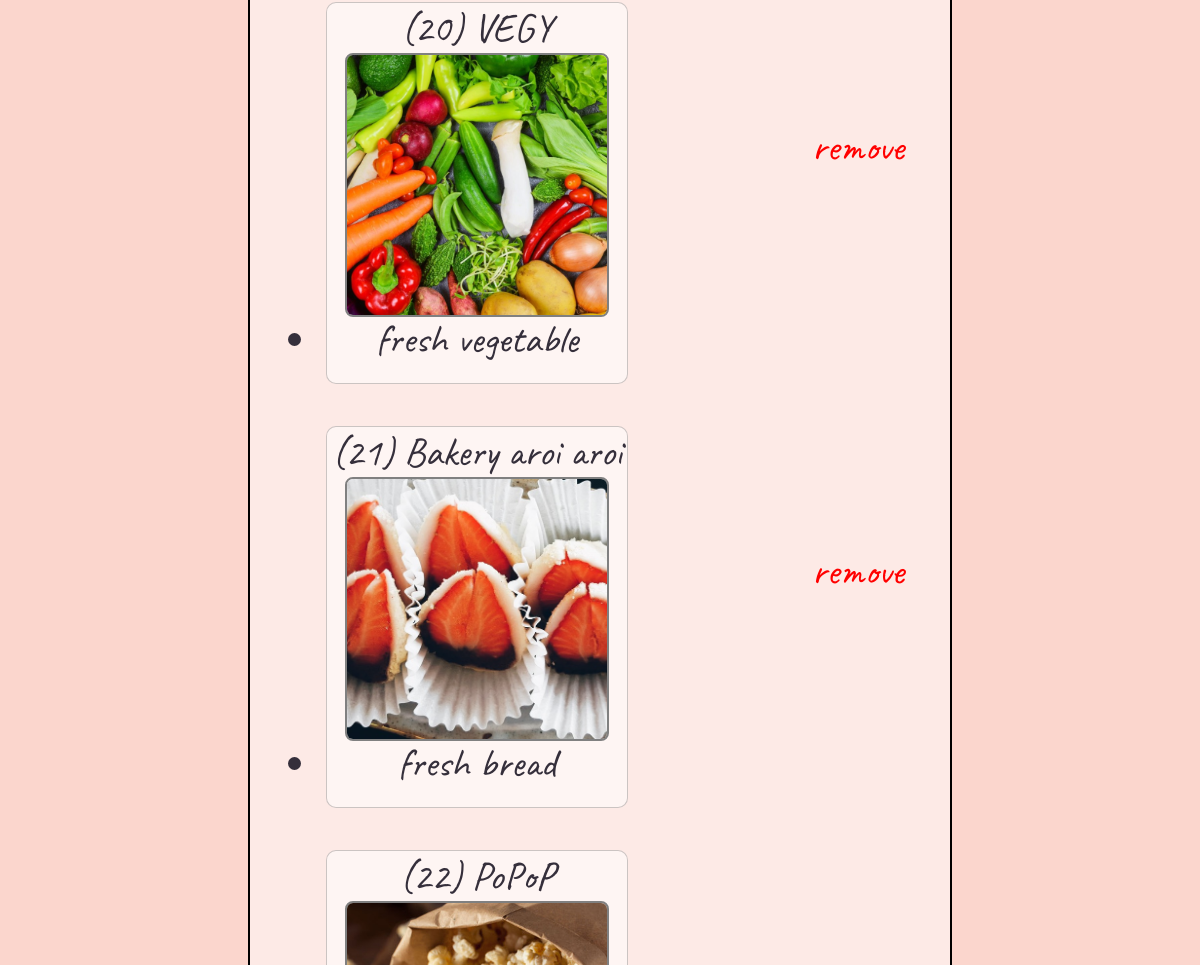
/seller/myshop/3 (middle part), run on an earlier commit of the app's database.
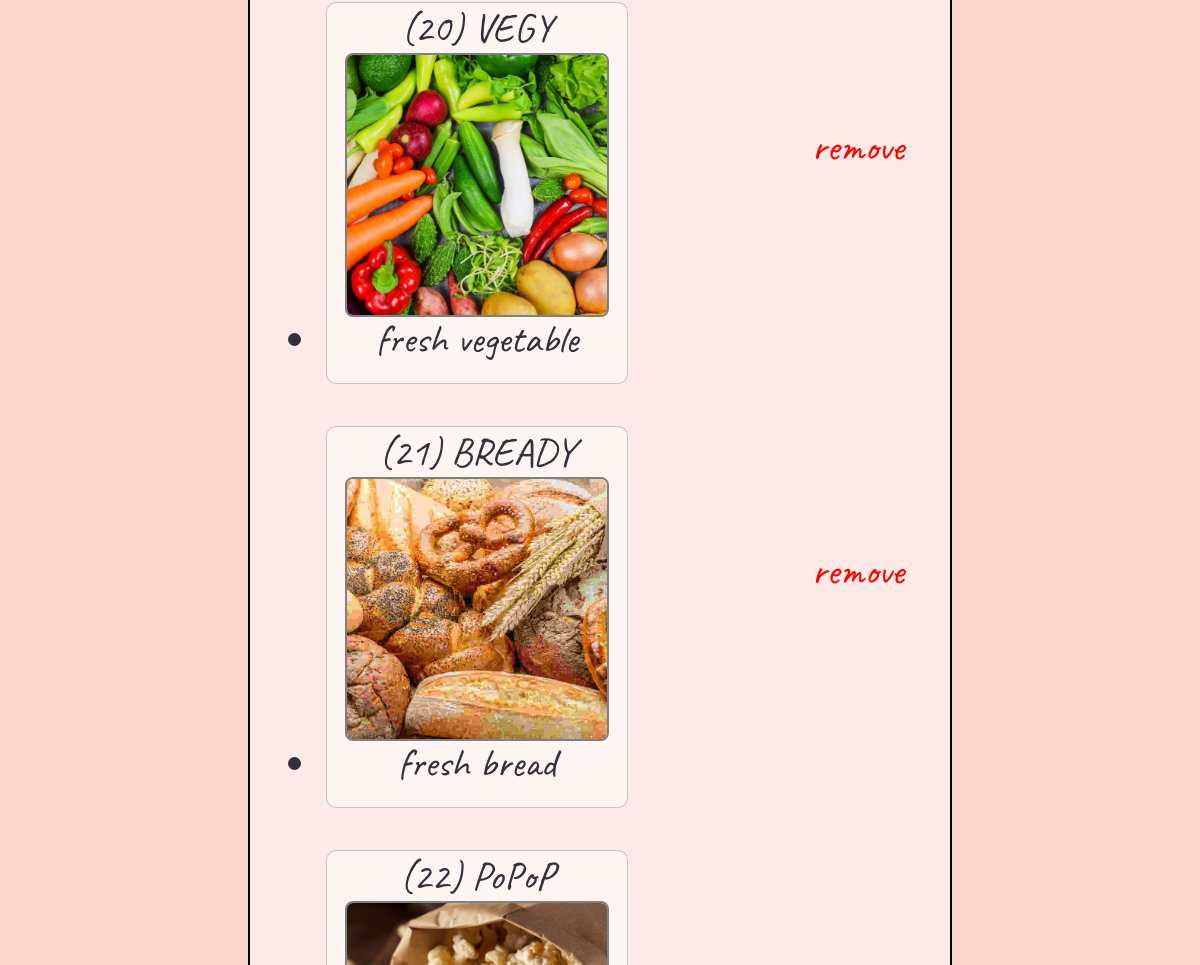
And on a later commit of the database.
### myshop/models.py (models this page shows)
class shop_detail(models.Model):
    seller_id = models.ForeignKey(seller_detail, on_delete=models.CASCADE, related_name = "shop", null=True)
    name = models.CharField(max_length=64)
    category = models.CharField(max_length=10, null=True)
    in_interact = models.CharField(max_length=100, null=True)
    ex_interact = models.CharField(max_length=64, null=True)
    shop_im = models.ImageField(upload_to='images/', default = "images/cartoon-style-cafe-front-shop-view_134830-697.webp")
    payment = models.CharField(max_length=100, null=True)
    def __str__(self):
        return f"({self.id}) {self.name}"

### myshop/views.py (the view)
# urls.py: path('', talard_view.index, name='homepage'),
def index(request, sid):
    shop = shop_detail.objects.filter(seller_id= sid)
    seller = seller_detail.objects.get(pk = sid)
    if request.method == 'POST':
        form = ShopForm(request.POST, request.FILES)
        if form.is_valid():
            newshop = form.save(commit=False)
            newshop.seller_id = seller
            newshop.save()
    else:
        form = ShopForm()
    return render(request, "myshop/myshop_index.html", {'form' : form, "shop":shop,"sid":sid})

### myshop/templates/myshop/myshop_index.html (shortened to what this page needs)
{% extends 'myshop/layout.html' %}
{% block body %}
<div class="conbox">
    <br><br>
    <ul>
    {% for s in shop %}
    <li>
        <div class="previewtalardbox">
        <a href= "{% url 'myshop' s.id %}">
        <div class="goshop"></div>
            {{ s }}
            <br><img src="{{ s.shop_im.url }}" class="shopimg"><br>
            <div class="spacetb">{{ s.ex_interact }}</div>
        </a>
        </div>
        <a href= "{% url 'delshop' s.id %}"
            onclick="
            if (confirm('Are you sure to remove your shop?')){
                return true;
            }
            else{
                event.stopPropagation();
                event.preventDefault();
            };"
            class="remove">remove</a>
    </li>
    {% empty %}
        <li>NO SHOP</li>
    {% endfor %}<br><br>
    </ul>
    <a class="logoutt" href="{% url 'seller_logout' %}">Logout</a><br><br><br>
</div>
<br><br>
{% endblock body %}

### myshop/templates/myshop/layout.html (shortened to what this page needs)
<!DOCTYPE html>
<html lang="en">
<head>
    <link rel="stylesheet" href="https://cdnjs.cloudflare.com/ajax/libs/font-awesome/4.7.0/css/font-awesome.min.css">
</head>
<body>
    {% block body %}
    {% endblock %}
</body>

### myshop/templates/myshop/layout.html (style rules this page uses)
div { font-family: Caveat; }
.conbox { background-color: rgba(255,255,255,0.5); border: solid 2px black; width: 700px; height: auto; text-align: center; margin-left: auto; margin-right: auto; margin-top:60px; }
body { background-color: #FBD6CD; background-color:#FBD6CD; }
a { text-decoration: none; color:#352F3B; }
li { font-size:40px; text-decoration: none; color:#352F3B; padding:6px; text-align: left; }
ul { padding-left:70px; }
.remove { color:red; float: right; margin-right:40px; margin-top:150px; }
.shopimg { border-radius: 8px; border: solid 2px gray; object-fit: cover; width: 260px; height:260px; }
.previewtalardbox { background-color: rgba(255,255,255,0.5); border: solid 1px rgba(0,0,0,0.2); width: 300px; height: 380px; margin-top: 30px; text-align: center; display:inline-block; border-radius: 10px; }
.goshop { width: 230px; height: 320px; position:absolute; }
.spacetb { line-height:0.5; }

What changed in the data, as far as the page shows it:
changed shop_detail "fresh bread": id+name "(21) Bakery aroi aroi" → "(21) BREADY"; shop_im: a different picture
